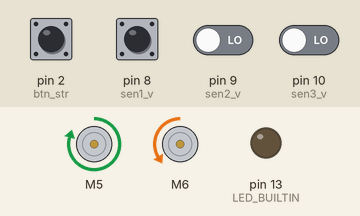
Recording of a sketch running on a simulated Arduino Uno, built with avr-gcc and run on an emulated ATmega328P. Shown: 2 × DC motor (green arrow = forward, orange = backward, longer = faster), output pins drawn as LEDs (lit = HIGH). The test bench sets the inputs (shaded band); at power-on: pin 2 (btn_str), pin 8 (sen1_v) HIGH, pin 9 (sen2_v), pin 10 (sen3_v) LOW.

Above: at 1.2 s.
1.3 s: pin 10 (sen3_v) driven HIGH
At 2.2 s:
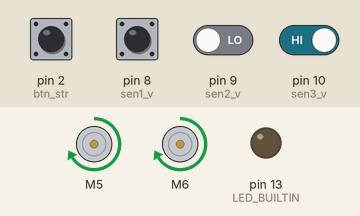
2.8 s: pin 10 (sen3_v) driven LOW
At 3.4 s:
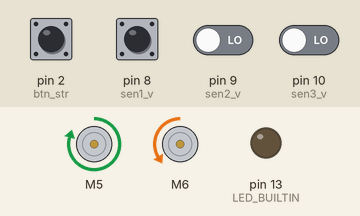
Timing chart, 0 to 5.8 s (numbered marks = the images above; inputs shaded):
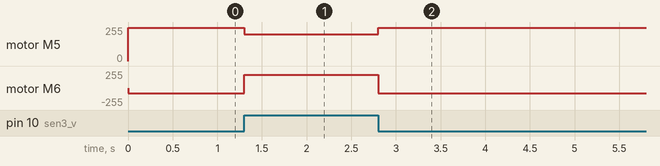

The sketch:

v2_3sensor_pid.ino
```cpp
// 8.8 volts

#include <SparkFun_TB6612.h>

//Sensors
int sen1_v = 8;
int sen2_v = 9;
int sen3_v = 10;

//Values

float Kp = 9.4; //
float Ki = 0.000001;
float Kd = 0.76;//
int P;
int I;
int D;
int lastError = 0;
int post;

//speed
const uint8_t maxspeeda = 250;
const uint8_t maxspeedb = 250;
const uint8_t basespeeda = 200;
const uint8_t basespeedb = 200;

//MOTOR controls
//left
const int pwmA = 3;
const int m1 = 5;
const int m1u = 4;
//right
const int m2 = 6;
const int m2u = 7;
const int pwmB = 11;
int stby = 12;
int offsetA = 1;
int offsetB = 1;

Motor motor1 = Motor(m1, m1u, pwmA, offsetA, stby);
Motor motor2 = Motor(m2, m2u, pwmB, offsetB, stby);

//btn
const int btn_str = 2;

void setup() {
  pinMode(LED_BUILTIN, OUTPUT);
  pinMode(btn_str,INPUT_PULLUP);
  pinMode(sen1_v,INPUT);
  pinMode(sen2_v,INPUT);
  pinMode(sen3_v,INPUT);
  pinMode(m1,OUTPUT);
  pinMode(m1u,OUTPUT);
  pinMode(pwmA,OUTPUT);
  pinMode(m2,OUTPUT);
  pinMode(m2u,OUTPUT);
  pinMode(pwmB,OUTPUT);

  while(digitalRead(btn_str)== LOW){}
}

void loop() {

  int sen1 = digitalRead(sen1_v);
  int sen2 = digitalRead(sen2_v);
  int sen3 = digitalRead(sen3_v);

  if(sen1 == 0 && sen2 == 1 && sen3 == 1){
    post = 1000;
  }
  if(sen1 == 0 && sen2 == 0 && sen3 == 1){
    post = 1500;
  }
  if(sen1 == 1 && sen2 == 0 && sen3 == 1){
    post = 2000;
  }
  if(sen1 == 1 && sen2 == 0 && sen3 == 0){
    post = 2500;
  }
  if(sen1 == 1 && sen2 == 1 && sen3 == 0){
    post = 3000;
  }

  int error = 2000 - post;
  P = error;
  I = I + error;
  D = error - lastError;
  lastError = error;

  int motorspeed = P*Kp + I*Ki + D*Kd;

  int motorspeeda = basespeeda - motorspeed;
  int motorspeedb = basespeedb + motorspeed;

  if (motorspeeda > maxspeeda) {
    motorspeeda = maxspeeda;
  }
  if (motorspeedb > maxspeedb) {
    motorspeedb = maxspeedb;
  }
  if (motorspeeda < 0) {
    motorspeeda = -75;
  }
  if (motorspeedb < 0) {
    motorspeedb = -75;
  }


  forward(motorspeeda, motorspeedb);

}
void forward(int sp1, int sp2) {

  motor1.drive(sp1);
  motor2.drive(sp2);
}
```

Measured:
- after the input at 1.3 s, motor M5: forward 250/255 → forward 200/255 at once; motor M6: backward 75/255 → forward 200/255 at once
- after the input at 2.8 s, motor M5: forward 200/255 → forward 250/255 at once; motor M6: forward 200/255 → backward 75/255 at once
